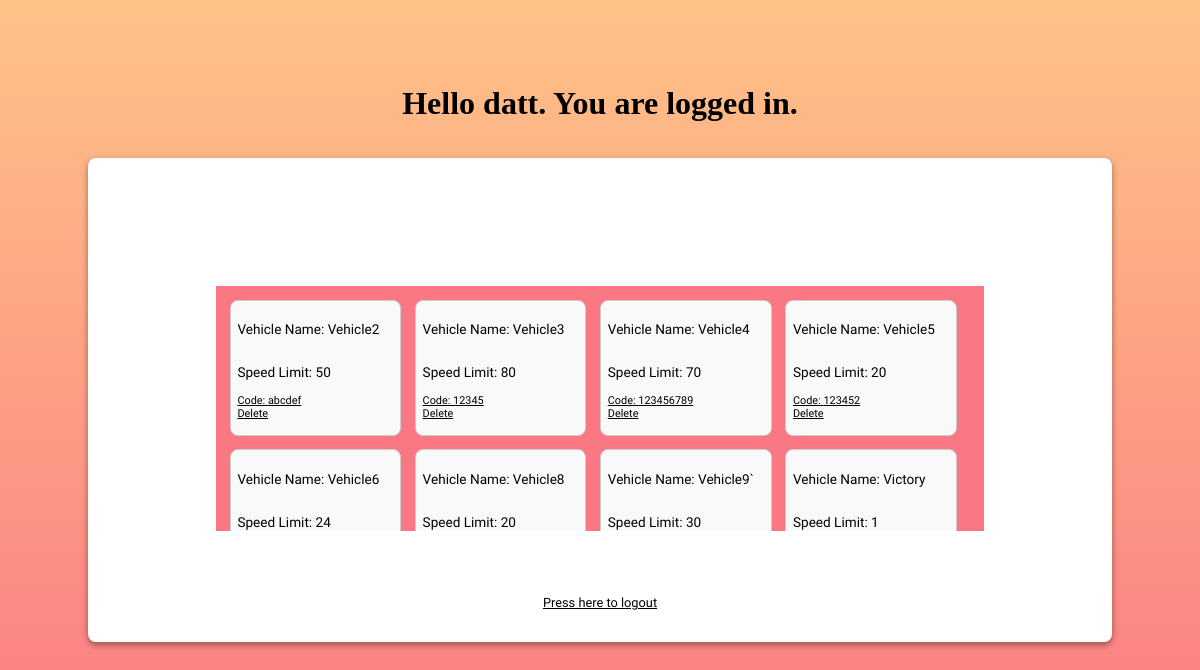
The page /dashboard (signed in) on the database its author committed.
### app.py (models this page shows)
class User(db.Model, UserMixin):
    id = db.Column(db.Integer, primary_key=True)
    username = db.Column(db.String(20), nullable=False, unique=True)
    password = db.Column(db.String(80), nullable=False)

class Vehicle(db.Model):
    id = db.Column(db.Integer, primary_key=True)
    username = db.Column(db.String(20), nullable=False)
    vehicleName = db.Column(db.String(20), nullable=False, unique=True)
    speedLimit = db.Column(db.Integer, nullable=False)
    code = db.Column(db.String(80), nullable=False, unique=True)

### app.py (the view, shortened to what this page needs)
@app.route('/dashboard', methods=['GET', 'POST'])
@login_required
def dashboard():
    form = VehicleForm()
    try:
        vehicles = db.session.execute(db.select(Vehicle).filter_by(username=current_user.username).order_by(Vehicle.vehicleName)).scalars()
    except Exception as e:
        vehicles = "<p>The error:<br>" + str(e) + "</p>"
    return render_template('dashboard.html', form=form, vehicles=vehicles)

### app.py (called while the page is built)
@login_manager.user_loader
def load_user(user_id):
    return User.query.get(int(user_id))

### templates/dashboard.html (shortened to what this page needs)
<!DOCTYPE html>
<html lang="en">
<head>
    <link rel="stylesheet" type="text/css" href="{{ url_for('static', filename='style.css')}}">
    <link rel="stylesheet" href="https://maxst.icons8.com/vue-static/landings/line-awesome/font-awesome-line-awesome/css/all.min.css" />
    <link rel="stylesheet" href="https://maxst.icons8.com/vue-static/landings/line-awesome/line-awesome/1.3.0/css/line-awesome.min.css" />
</head>
<body>
    <div class="dashboard-wrapper shadow">
    <h1 id="dashboard-h1" >Hello {{ current_user.username }}. You are logged in.</h1>
    <div class="vehicle-container">
        {% for vehicle in vehicles %}
        <div class="vehicle">
            <p>Vehicle Name: {{ vehicle.vehicleName }}</p>
            <p>Speed Limit: {{ vehicle.speedLimit }}</p>
            <a class="redirect" href="{{ url_for('vehicle', code=vehicle.code) }}">Code: {{ vehicle.code }}</a>
            <a class="redirect" href="{{ url_for('delete_vehicle', vehicle_id=vehicle.id) }}">Delete</a>
        </div>
        {% endfor %}
    </div>
    <a class="redirect" href="{{url_for('logout')}}">Press here to logout</a>
    </div>
</body>
</html>

### static/style.css (style rules this page uses)
* { font-family: Be Vietnam Pro; }
a { color: black; transition: 250ms; }
.shadow { box-shadow: rgba(0, 0, 0, 0.16) 0 3px 6px, rgba(0, 0, 0, 0.23) 0 3px 6px; }
body { margin: 0; height: 100vh; background: linear-gradient( #FFC387, #FA7883, #6BB8FF, #8AF5FF); background-size: 300% 300%; animation: gradient 30s ease infinite; display: flex; align-items: center; justify-content: center; flex-direction: column; }
h1 { position: absolute; top: 20vh; font-family: Bmono; font-weight: bold; font-size: 2em; color: black; transition: 250ms; animation: appearScale 500ms; margin-bottom: 2vh; }
.redirect { font-size: 0.8em; }
.dashboard-wrapper { height: 35vw; width: 80vw; background-color: #ffffff; margin: 0 1vw; display: flex; flex-direction: column; border: none; border-radius: 0.5em; outline: none; align-items: center; justify-content: center; animation: appear 250ms; padding: 2em; }
.vehicle-container { position: relative; top: 12vh; width: 80%; display: flex; flex-wrap: wrap; align-items: flex-start; gap: 1em; background-color: #FA7883; padding: 1em; box-sizing: border-box; overflow-y: auto; min-height: 10em; font-size: 0.85em; }
.vehicle { border: 1px solid #ccc; height: calc(2 * (10em + 2em)); padding: 0.5em 0.5em; border-radius: 0.5rem; background-color: #f9f9f9; display: flex; flex-direction: column; width: calc(25% - 1em); box-sizing: border-box; height: 10em; font-size: 0.em; }
#dashboard-h1 { top: 8vh; font-family: Bmono; font-weight: bold; font-size: 2em; color: black; transition: 250ms; animation: appearScale 500ms; }

### rows shown on the page
User: username "datt"
Vehicle: vehicleName "Vehicle2", speedLimit "50", code "abcdef"
Vehicle: vehicleName "Vehicle3", speedLimit "80", code "12345"
Vehicle: vehicleName "Vehicle4", speedLimit "70", code "123456789"
Vehicle: vehicleName "Vehicle5", speedLimit "20", code "123452"
Vehicle: vehicleName "Vehicle6", speedLimit "24"
Vehicle: vehicleName "Vehicle8", speedLimit "20"
Vehicle: vehicleName "Vehicle9`", speedLimit "30"
Vehicle: vehicleName "Victory", speedLimit "1"
